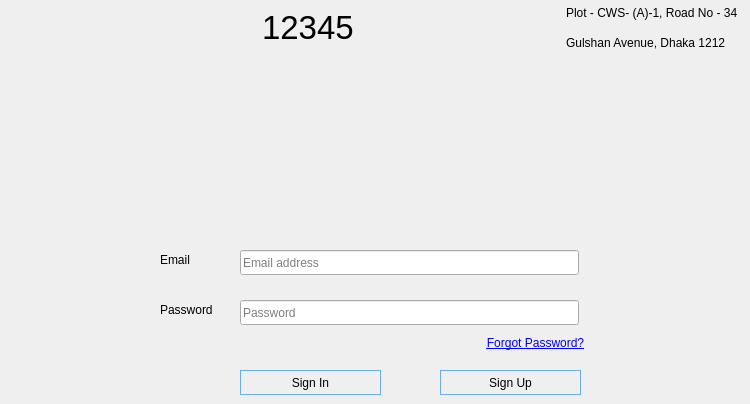
    <widget class="QWidget" name="login_page">
     <widget class="QLabel" name="login_password_input_label">
      <property name="geometry">
       <rect>
        <x>160</x>
        <y>300</y>
        <width>71</width>
        <height>20</height>
       </rect>
      </property>
      <property name="text">
       <string>Password</string>
      </property>
     </widget>
     <widget class="QLineEdit" name="login_password_input">
      <property name="geometry">
       <rect>
        <x>240</x>
        <y>300</y>
        <width>339</width>
        <height>25</height>
       </rect>
      </property>
      <property name="mouseTracking">
       <bool>true</bool>
      </property>
      <property name="acceptDrops">
       <bool>true</bool>
      </property>
      <property name="frame">
       <bool>true</bool>
      </property>
      <property name="echoMode">
       <enum>QLineEdit::Password</enum>
      </property>
      <property name="placeholderText">
       <string>Password</string>
      </property>
     </widget>
     <widget class="QPushButton" name="login_sign_in_button">
      <property name="geometry">
       <rect>
        <x>240</x>
        <y>370</y>
        <width>141</width>
        <height>25</height>
       </rect>
      </property>
      <property name="styleSheet">
       <string notr="true">
border:1px solid rgb(106, 174, 235);</string>
      </property>
      <property name="text">
       <string>Sign In</string>
      </property>
     </widget>
     <widget class="QPushButton" name="login_sign_up_button">
      <property name="geometry">
       <rect>
        <x>440</x>
        <y>370</y>
        <width>141</width>
        <height>25</height>
       </rect>
      </property>
      <property name="styleSheet">
       <string notr="true">border:1px solid rgb(106, 174, 235);</string>
      </property>
      <property name="text">
       <string>Sign Up</string>
      </property>
     </widget>
     <widget class="QLabel" name="login_username_or_email_input_label">
      <property name="geometry">
       <rect>
        <x>160</x>
        <y>250</y>
        <width>71</width>
        <height>20</height>
       </rect>
      </property>
      <property name="text">
       <string>Email</string>
      </property>
     </widget>
     <widget class="QLineEdit" name="login_username_or_email_input">
      <property name="geometry">
       <rect>
        <x>240</x>
        <y>250</y>
        <width>339</width>
        <height>25</height>
       </rect>
      </property>
      <property name="mouseTracking">
       <bool>true</bool>
      </property>
      <property name="autoFillBackground">
       <bool>false</bool>
      </property>
      <property name="placeholderText">
       <string>Email address</string>
      </property>
     </widget>
     <widget class="QPushButton" name="login_forget_button">
      <property name="geometry">
       <rect>
        <x>480</x>
        <y>330</y>
        <width>111</width>
        <height>25</height>
       </rect>
      </property>
      <property name="font">
       <font>
        <underline>true</underline>
       </font>
      </property>
      <property name="autoFillBackground">
       <bool>false</bool>
      </property>
      <property name="styleSheet">
       <string notr="true">border:none;
background-color:none;
color: rgb(0, 0, 255)</string>
      </property>
      <property name="text">
       <string>Forgot Password?</string>
      </property>
     </widget>
     <widget class="QWidget" name="layoutWidget_23">
      <property name="geometry">
       <rect>
        <x>30</x>
        <y>0</y>
        <width>711</width>
        <height>55</height>
       </rect>
      </property>
      <layout class="QGridLayout" name="gridLayout_31">
       <item row="1" column="0">
        <widget class="QLabel" name="login_bank_logo_13">
         <property name="text">
          <string/>
         </property>
         <property name="pixmap">
          <pixmap resource="resources.qrc">:/image/images/logo.jpeg</pixmap>
         </property>
        </widget>
       </item>
       <item row="1" column="4">
        <layout class="QVBoxLayout" name="verticalLayout_14">
         <item>
          <widget class="QLabel" name="login_address_label1_13">
           <property name="text">
            <string>Plot - CWS- (A)-1, Road No - 34 </string>
           </property>
          </widget>
         </item>
         <item>
          <widget class="QLabel" name="login_address_label2_13">
           <property name="text">
            <string>Gulshan Avenue, Dhaka 1212</string>
           </property>
          </widget>
         </item>
        </layout>
       </item>
       <item row="1" column="2">
        <layout class="QHBoxLayout" name="horizontalLayout_36">
         <item>
          <widget class="QLabel" name="login_support_logo_14">
           <property name="text">
            <string/>
           </property>
           <property name="pixmap">
            <pixmap resource="resources.qrc">:/image/images/support_icon.jpeg</pixmap>
           </property>
           <property name="scaledContents">
            <bool>true</bool>
           </property>
          </widget>
         </item>
         <item>
          <widget class="QLabel" name="label_42">
           <property name="enabled">
            <bool>true</bool>
           </property>
           <property name="font">
            <font>
             <pointsize>25</pointsize>
            </font>
           </property>
           <property name="text">
            <string>12345</string>
           </property>
          </widget>
         </item>
        </layout>
       </item>
       <item row="1" column="1">
        <spacer name="horizontalSpacer_30">
         <property name="orientation">
          <enum>Qt::Horizontal</enum>
         </property>
         <property name="sizeHint" stdset="0">
          <size>
           <width>40</width>
           <height>20</height>
          </size>
         </property>
        </spacer>
       </item>
       <item row="1" column="3">
        <spacer name="horizontalSpacer_31">
         <property name="orientation">
          <enum>Qt::Horizontal</enum>
         </property>
         <property name="sizeHint" stdset="0">
          <size>
           <width>40</width>
           <height>20</height>
          </size>
         </property>
        </spacer>
       </item>
      </layout>
     </widget>
    </widget>
